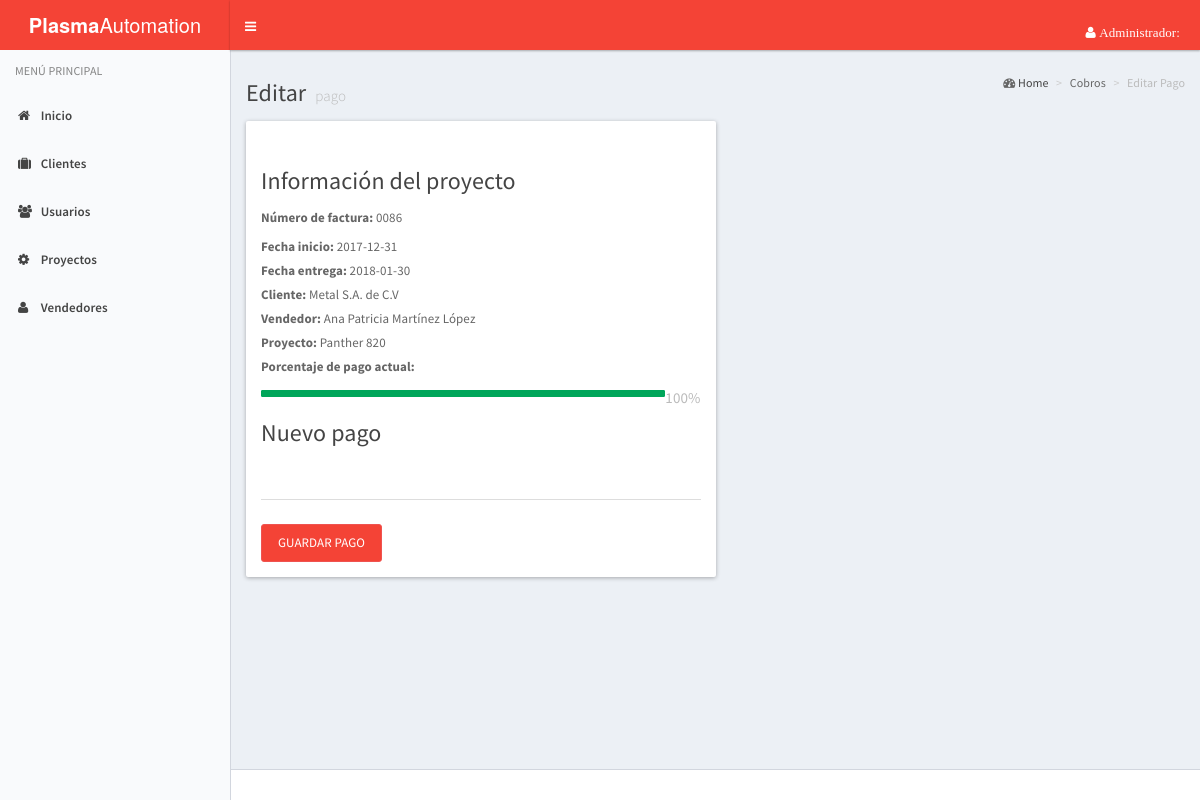
Page /cobranzaAdmin/cobros.php?pago_proyecto_id=16 on the committed database.
### tables this page shows
CREATE TABLE IF NOT EXISTS `proforma` (
  `id_proforma` int(11) NOT NULL,
  `no_factura` int(4) NOT NULL,
  `fecha_inicio` date NOT NULL,
  `id_cliente` int(4) NOT NULL,
  `id_vendedor` int(4) NOT NULL,
  `fecha_entrega` date NOT NULL,
  `id_proyecto` int(4) NOT NULL,
  `descripcion` varchar(250) NOT NULL,
  `estatus` int(1) NOT NULL
);

CREATE TABLE IF NOT EXISTS `cliente` (
  `No_Cliente` int(10) NOT NULL,
  `nu_cliente` int(11) NOT NULL,
  `nombre` varchar(25) NOT NULL,
  `domicilio` varchar(70) NOT NULL,
  `id_estado` int(2) NOT NULL,
  `id_municipio` varchar(25) NOT NULL,
  `rfc` varchar(15) NOT NULL,
  `correo` varchar(30) NOT NULL,
  `telefono` int(15) NOT NULL,
  `c_p` int(8) NOT NULL
);

CREATE TABLE IF NOT EXISTS `vendedor` (
  `id_vendedor` int(1) NOT NULL,
  `nombre` varchar(50) NOT NULL,
  `id_sucursal` int(1) NOT NULL,
  `correo` varchar(25) NOT NULL,
  `telefono` int(12) NOT NULL
);

CREATE TABLE IF NOT EXISTS `proyecto` (
  `id` int(11) NOT NULL,
  `no_serie` varchar(8) NOT NULL,
  `marca` varchar(20) NOT NULL,
  `modelo` varchar(30) NOT NULL
);

CREATE TABLE IF NOT EXISTS `cobro` (
  `id_cobro` int(11) NOT NULL,
  `porcentaje` int(3) NOT NULL,
  `id_proforma` int(11) NOT NULL
);

### cobranzaAdmin/cambiar_pago.php (the view, shortened to what this page needs)
<!DOCTYPE html>
<html lang="es">
  <head>
    <link rel="stylesheet" href="../assets/bootstrap/css/bootstrap.min.css">
    <link rel="stylesheet" href="../assets/css/font-awesome.min.css">
    <link rel="stylesheet" href="../assets/css/ionicons.min.css">
    <link rel="stylesheet" href="../assets/dist/css/AdminLTE.css">
    <link rel="stylesheet" href="../assets/dist/css/skins/_all-skins.css">
    <link rel="stylesheet" href="../assets/plugins/select2/select2.min.css">
    <link href="../assets/plugins/pnotify/css/pnotify.custom.min.css" rel="stylesheet">
  </head>
  <body class="hold-transition skin-blue-light sidebar-mini">
    <div class="wrapper">
      <?php
        include('header.php');
      ?>
      <?php
        include('menu.php');
      ?>
      <div class="content-wrapper" id="content">
              <section class="content-header">
                <ol class="breadcrumb">
                   <i class="fa fa-dashboard"></i>
                    <li><a href="">Home</a></li>
                    <li>Cobros</li>
                    <li class="active">Editar Pago</li>
                </ol>
              </section>
        <section class="content-header">
          <h1>
            Editar
            <small> pago</small>
          </h1>
        </section>
<section class="content">
        <div>
          <div class="col-lg-6">
             <div class="row">
              <div class="panel">
                <div class="panel-heading"></div>
                <div class="panel-body">
                  <form method="post" action="cobros.php" enctype="multipart/form-data" id="form">
                    <div class="form-group">
                  <h4>Información del proyecto</h4>
                      <label for="no_serie"><b>Número de factura: </b></label>
                        <?php echo "00".$proyecto['no_factura']."<br>";
                         echo "<b>Fecha inicio:</b> ".$proyecto['fecha_inicio']."<br>";
                         echo "<b>Fecha entrega: </b>".$proyecto['fecha_entrega']."<br>";
                         echo "<b>Cliente: </b>".$proyecto['nombre']."<br>";
                         echo "<b>Vendedor: </b>".$proyecto['vendedor']."<br>";
                         echo "<b>Proyecto: </b>".$proyecto['modelo']."<br>";
                         echo "<b>Porcentaje de pago actual: </b><br><td><h5><small class='pull-right'>".$proyecto['porcentaje'].'%'."</small></h5><div class='progress xs'><div class='progress-bar progress-bar-green' style='width:".$proyecto['porcentaje'].'%'."'' role='progress-bar' aria-valuenow='20' aria-valuemin='0' aria-valuemax='100'></div></div></td>";
                      ?>
                    </div>
                    <div class="form-data">
                    <h4><label>Nuevo pago</label></h4>
                      <input type="number" name="porcentaje" class="form-control" required>
                    </div><br>
                    <input type="submit" name="guardar_edicion" value="Guardar Pago" class="btn btn-primary">
                    </form>
                </div>
              </div>
              </div>
            </div>
          </div>
</section>
        <div class="clearfix"></div>
      </div>
      <footer class="main-footer">
      </footer>
    </div>
  </body>
</html>

### rows in the picture
proforma: no_factura "86", fecha_inicio "2017-12-31", fecha_entrega "2018-01-30", id_cliente.nombre "Metal S.A. de C.V", id_vendedor.nombre "Ana Patricia Martínez López", id_proyecto.modelo "Panther 820", cobro.porcentaje "100"
